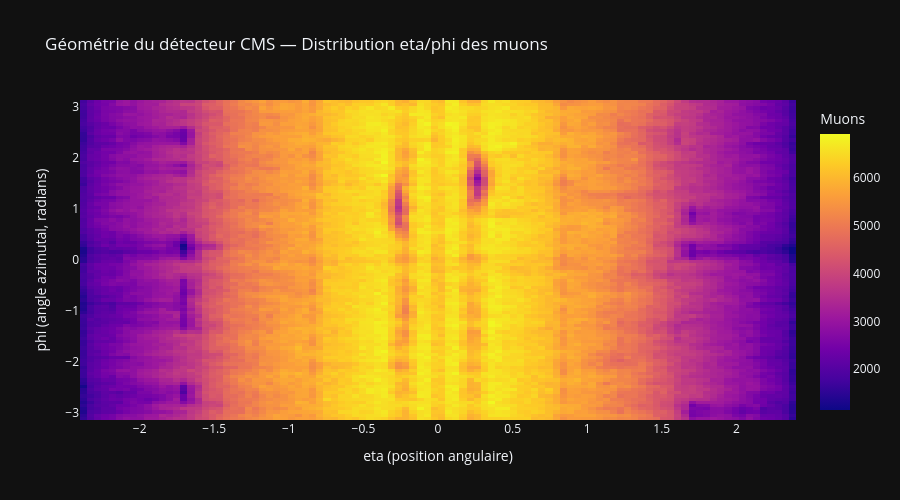

This figure's notebook cell:
### Code cell
fig = go.Figure(go.Heatmap(
    x=eta_centers,
    y=phi_centers,
    z=h.T,
    colorscale="Plasma",
    colorbar=dict(title="Muons"),
))

fig.update_layout(
    title="Géométrie du détecteur CMS — Distribution eta/phi des muons",
    xaxis_title="eta (position angulaire)",
    yaxis_title="phi (angle azimutal, radians)",
    template="plotly_dark",
    height=500,
)

fig.show()
